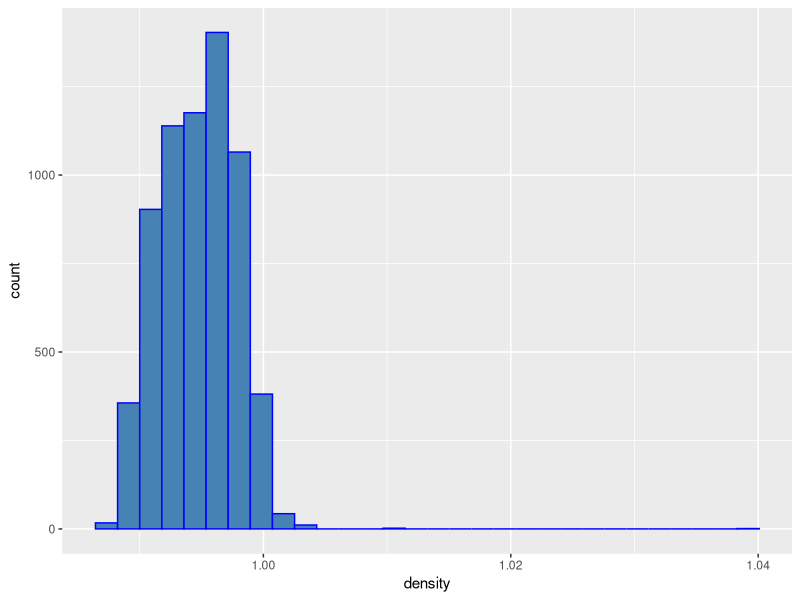
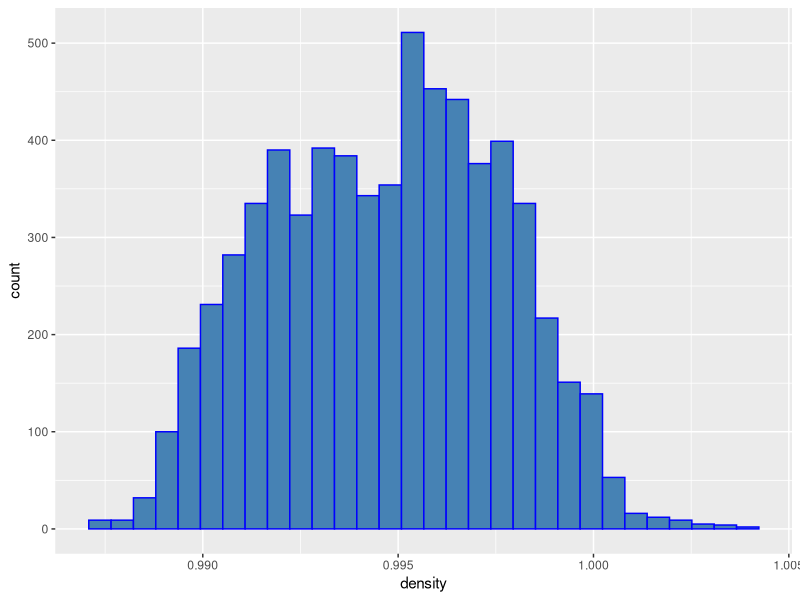
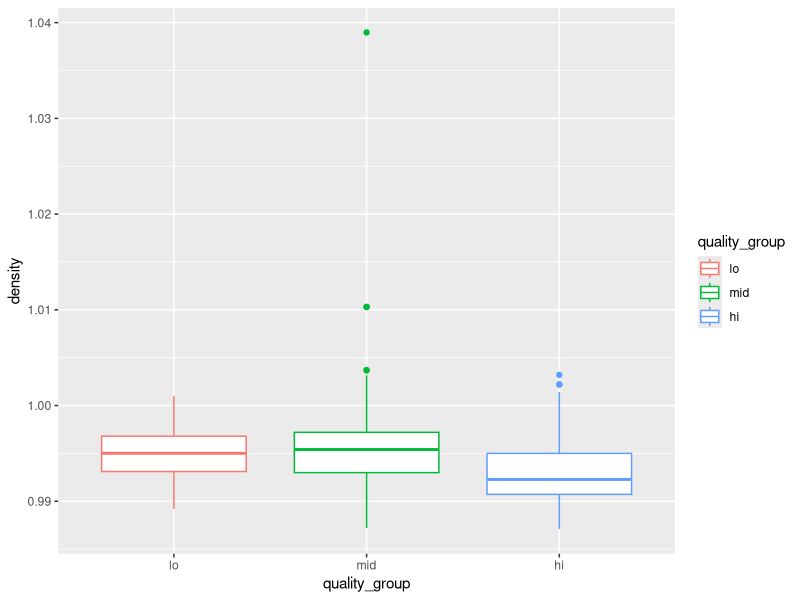

Generate these figures, in order, with R:
## ---- chunk 1
knitr::opts_chunk$set(echo = TRUE)
library(tidyverse)
library(ggplot2)
library(corrplot)
library(gridExtra)
## ---- chunk 2
merged <- read_csv("winequality_all.csv")
merged$red <- as.factor(merged$red )
fulldf <- merged %>% mutate(quality_group = cut(quality, breaks = c(0,4,6,10),labels=c("lo", "mid", "hi"))) 
data <- fulldf

## ---- chunk 3
 # summary(fulldf$density)
fulldf %>% ggplot(aes(density)) + 
  geom_histogram( color = "blue",fill = "steelblue")
## ---- chunk 4
fulldf  %>% filter(density <= 1.005) %>% ggplot(aes(density))+ 
  geom_histogram( color = "blue",fill = "steelblue")
## ---- chunk 5
ggplot(data = fulldf, aes(x = quality_group, y = density, color = quality_group)) +
  geom_boxplot()
